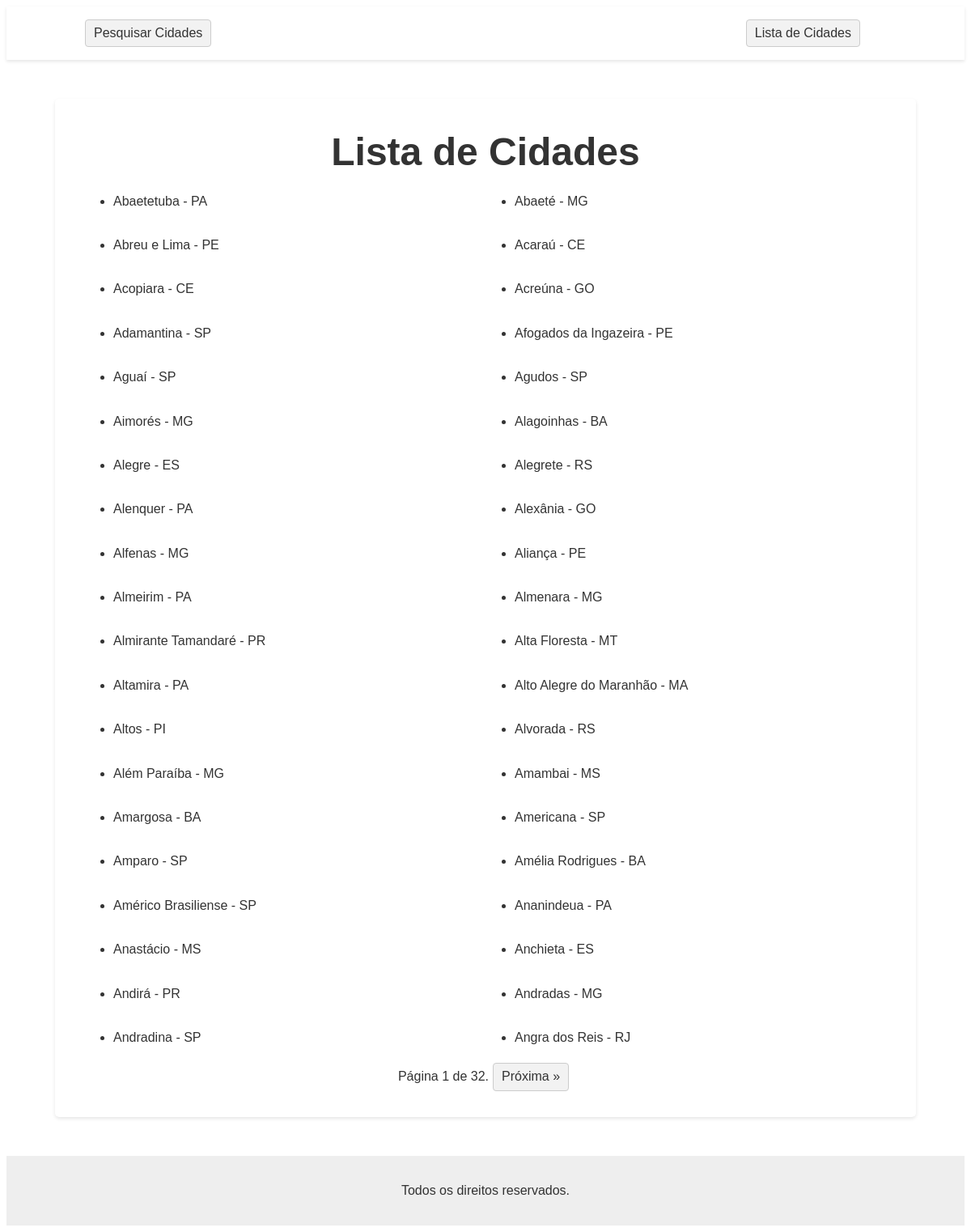
The page / on the database its author committed.
### findCity/models.py (models this page shows)
class City(models.Model):
	state = models.ForeignKey(State, verbose_name=u'estado',on_delete=models.CASCADE)
	name = models.CharField(max_length=100, verbose_name=u'nome da cidade', null=True, blank=True)

class State(models.Model):
	class Meta:
		verbose_name = u'estado'
	name = models.CharField(max_length=100, verbose_name=u'nome')
	slug = models.CharField(max_length=2, verbose_name=u'sigla')

### findCity/views.py (the view, shortened to what this page needs)
# urls.py: path('', CityListView.as_view(), name='city_list'),
class CityListView(ListView):
	model = City
	template_name = 'city_list.html'
	paginate_by = 40
	ordering = ['name']
	def dispatch(self, request, *args, **kwargs):
		try:
			return super().dispatch(request, *args, **kwargs)
		except Exception as e:
			return HttpResponse(str(e), status=500)

### templates/city_list.html (shortened to what this page needs)
{% extends "base.html" %}
{% block content %}
<h1>Lista de Cidades</h1>
<ul class ="city-list">
	{% for city in object_list %}
	<li>{{ city.name }} - {{ city.state.slug }}</li>
	{% empty %}
	<li>Não há cidades para mostrar.</li>
	{% endfor %}
</ul>
{% if page_obj.has_other_pages %}
<div >
	<nav class="pagination">
		<span>
			Página {{ page_obj.number }} de {{ page_obj.paginator.num_pages }}.
		</span>
		{% if page_obj.has_next %}
			<a href="?page={{ page_obj.next_page_number }}">Próxima &raquo;</a>
		{% endif %}
	</nav>
</div>
{% endif %}
{% endblock %}

### templates/base.html (shortened to what this page needs)
{% load static %}
<!DOCTYPE html>
<html lang="en">
<head>
	<link rel="stylesheet" type="text/css" href="{% static 'css/style.css' %}">
</head>
<body>
	<header class="site-header">
		<nav class="main-nav">
			<ul class="nav-list">
				<li class="nav-item"><a href="{% url 'city_search' %}">Pesquisar Cidades</a></li>
				<li class="nav-item"><a href="{% url 'city_list' %}">Lista de Cidades</a></li>
			</ul>
		</nav>
	</header>
	<main class="site-content">
		{% block content %}
		{% endblock %}
	</main>
	<footer class="site-footer">
		<p>Todos os direitos reservados.</p>
	</footer>
</body>
</html>

### static/css/style.css (style rules this page uses)
body { font-family: Arial, sans-serif; font-size: 16px; line-height: 1.4; color: #333; }
h1, h2, h3 { margin: 0; }
h1 { font-size: 3em; text-align: center; }
.site-header { background-color: #fff; box-shadow: 0 2px 4px rgba(0, 0, 0, 0.1); padding: 1em; }
.main-nav { margin: 0 auto; max-width: 1000px; }
.nav-list { list-style: none; padding: 0; margin: 0; display: flex; align-items: center; justify-content: space-between; }
.nav-item { margin-right: 2em; }
.nav-item a { display: inline-block; padding: 5px 10px; margin: 0 5px; background-color: #f2f2f2; border: 1px solid #ccc; border-radius: 4px; color: #333; text-decoration: none; }
.site-content { margin: 3em auto; max-width: 1000px; padding: 2em; background-color: #fff; box-shadow: 0 2px 4px rgba(0, 0, 0, 0.1); border-radius: 5px; }
.site-footer { background-color: #eee; padding: 1em; margin-top: 3em; text-align: center; }
.city-list { display: grid; grid-template-columns: 1fr 1fr; grid-gap: 2em; }
.pagination { display: flex; justify-content: center; align-items: center; margin-top: 20px; }
.pagination a { display: inline-block; padding: 5px 10px; margin: 0 5px; background-color: #f2f2f2; border: 1px solid #ccc; border-radius: 4px; color: #333; text-decoration: none; }

### rows shown on the page
City: name "Abaetetuba", state.slug "PA"
City: name "Abaeté", state.slug "MG"
City: name "Abreu e Lima", state.slug "PE"
City: name "Acaraú", state.slug "CE"
City: name "Acopiara", state.slug "CE"
City: name "Acreúna", state.slug "GO"
City: name "Adamantina", state.slug "SP"
City: name "Afogados da Ingazeira", state.slug "PE"
City: name "Aguaí", state.slug "SP"
City: name "Agudos", state.slug "SP"
City: name "Aimorés", state.slug "MG"
City: name "Alagoinhas", state.slug "BA"
City: name "Alegre", state.slug "ES"
City: name "Alegrete", state.slug "RS"
City: name "Alenquer", state.slug "PA"
City: name "Alexânia", state.slug "GO"
City: name "Alfenas", state.slug "MG"
City: name "Aliança", state.slug "PE"
City: name "Almeirim", state.slug "PA"
City: name "Almenara", state.slug "MG"
City: name "Almirante Tamandaré", state.slug "PR"
City: name "Alta Floresta", state.slug "MT"
City: name "Altamira", state.slug "PA"
City: name "Alto Alegre do Maranhão", state.slug "MA"
City: name "Altos", state.slug "PI"
City: name "Alvorada", state.slug "RS"
City: name "Além Paraíba", state.slug "MG"
City: name "Amambai", state.slug "MS"
City: name "Amargosa", state.slug "BA"
City: name "Americana", state.slug "SP"
City: name "Amparo", state.slug "SP"
City: name "Amélia Rodrigues", state.slug "BA"
City: name "Américo Brasiliense", state.slug "SP"
City: name "Ananindeua", state.slug "PA"
City: name "Anastácio", state.slug "MS"
City: name "Anchieta", state.slug "ES"
City: name "Andirá", state.slug "PR"
City: name "Andradas", state.slug "MG"
City: name "Andradina", state.slug "SP"
City: name "Angra dos Reis", state.slug "RJ"

### other values the page prints
{{ page_obj.number }} "1"
{{ page_obj.paginator.num_pages }} "32"
